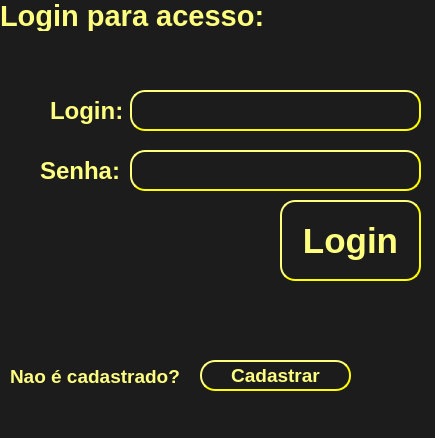
<?xml version="1.0" encoding="UTF-8"?>
<ui version="4.0">
 <class>MainWindow</class>
 <widget class="QMainWindow" name="MainWindow">
  <property name="geometry">
   <rect>
    <x>0</x>
    <y>0</y>
    <width>435</width>
    <height>438</height>
   </rect>
  </property>
  <property name="windowTitle">
   <string>MainWindow</string>
  </property>
  <property name="styleSheet">
   <string notr="true">background-color: rgb(28, 28, 28);</string>
  </property>
  <widget class="QWidget" name="centralwidget">
   <widget class="QLabel" name="label_2">
    <property name="geometry">
     <rect>
      <x>10</x>
      <y>361</y>
      <width>181</width>
      <height>31</height>
     </rect>
    </property>
    <property name="font">
     <font>
      <pointsize>14</pointsize>
      <weight>75</weight>
      <bold>true</bold>
     </font>
    </property>
    <property name="styleSheet">
     <string notr="true">color: rgb(255, 255, 127);</string>
    </property>
    <property name="text">
     <string>Nao é cadastrado?</string>
    </property>
   </widget>
   <widget class="QPushButton" name="pushButton">
    <property name="geometry">
     <rect>
      <x>280</x>
      <y>200</y>
      <width>141</width>
      <height>81</height>
     </rect>
    </property>
    <property name="font">
     <font>
      <pointsize>26</pointsize>
      <weight>75</weight>
      <bold>true</bold>
     </font>
    </property>
    <property name="styleSheet">
     <string notr="true">background-color: rgb(28, 28, 28);
color: rgb(255, 255, 127);
border-radius: 15px;
border-style: outset; 
border-width: 2px;
border-color: yellow;
</string>
    </property>
    <property name="text">
     <string>Login</string>
    </property>
   </widget>
   <widget class="QLabel" name="label_3">
    <property name="geometry">
     <rect>
      <x>50</x>
      <y>90</y>
      <width>91</width>
      <height>41</height>
     </rect>
    </property>
    <property name="font">
     <font>
      <pointsize>18</pointsize>
      <weight>75</weight>
      <bold>true</bold>
     </font>
    </property>
    <property name="styleSheet">
     <string notr="true">color: rgb(255, 255, 127);</string>
    </property>
    <property name="text">
     <string>Login:</string>
    </property>
   </widget>
   <widget class="QLabel" name="label_4">
    <property name="geometry">
     <rect>
      <x>40</x>
      <y>150</y>
      <width>101</width>
      <height>41</height>
     </rect>
    </property>
    <property name="font">
     <font>
      <pointsize>18</pointsize>
      <weight>75</weight>
      <bold>true</bold>
     </font>
    </property>
    <property name="styleSheet">
     <string notr="true">color: rgb(255, 255, 127);</string>
    </property>
    <property name="text">
     <string>Senha:</string>
    </property>
   </widget>
   <widget class="QLabel" name="label">
    <property name="geometry">
     <rect>
      <x>0</x>
      <y>0</y>
      <width>271</width>
      <height>31</height>
     </rect>
    </property>
    <property name="font">
     <font>
      <pointsize>22</pointsize>
      <weight>75</weight>
      <bold>true</bold>
     </font>
    </property>
    <property name="autoFillBackground">
     <bool>false</bool>
    </property>
    <property name="styleSheet">
     <string notr="true">color: rgb(255, 255, 127);</string>
    </property>
    <property name="text">
     <string>Login para acesso:</string>
    </property>
   </widget>
   <widget class="QLineEdit" name="lineEdit">
    <property name="geometry">
     <rect>
      <x>130</x>
      <y>90</y>
      <width>291</width>
      <height>41</height>
     </rect>
    </property>
    <property name="styleSheet">
     <string notr="true">background-color: rgb(28, 28, 28);
color: rgb(255, 255, 127);
border-radius: 15px;
border-style: outset; 
border-width: 2px;
border-color: yellow;
</string>
    </property>
    <property name="text">
     <string/>
    </property>
   </widget>
   <widget class="QLineEdit" name="lineEdit_2">
    <property name="geometry">
     <rect>
      <x>130</x>
      <y>150</y>
      <width>291</width>
      <height>41</height>
     </rect>
    </property>
    <property name="styleSheet">
     <string notr="true">background-color: rgb(28, 28, 28);
color: rgb(255, 255, 127);
border-radius: 15px;
border-style: outset; 
border-width: 2px;
border-color: yellow;
</string>
    </property>
    <property name="text">
     <string/>
    </property>
   </widget>
   <widget class="QPushButton" name="pushButton_2">
    <property name="geometry">
     <rect>
      <x>200</x>
      <y>360</y>
      <width>151</width>
      <height>31</height>
     </rect>
    </property>
    <property name="font">
     <font>
      <pointsize>14</pointsize>
      <weight>75</weight>
      <bold>true</bold>
     </font>
    </property>
    <property name="styleSheet">
     <string notr="true">background-color: rgb(28, 28, 28);
color: rgb(255, 255, 127);
border-radius: 15px;
border-style: outset; 
border-width: 2px;
border-color: yellow;</string>
    </property>
    <property name="text">
     <string>Cadastrar</string>
    </property>
   </widget>
   <widget class="QLabel" name="label_5">
    <property name="geometry">
     <rect>
      <x>40</x>
      <y>200</y>
      <width>231</width>
      <height>21</height>
     </rect>
    </property>
    <property name="font">
     <font>
      <pointsize>13</pointsize>
     </font>
    </property>
    <property name="styleSheet">
     <string notr="true">color: rgb(255, 0, 0);</string>
    </property>
    <property name="text">
     <string/>
    </property>
   </widget>
  </widget>
  <widget class="QMenuBar" name="menubar">
   <property name="geometry">
    <rect>
     <x>0</x>
     <y>0</y>
     <width>435</width>
     <height>21</height>
    </rect>
   </property>
  </widget>
  <widget class="QStatusBar" name="statusbar"/>
 </widget>
 <resources/>
 <connections/>
</ui>
